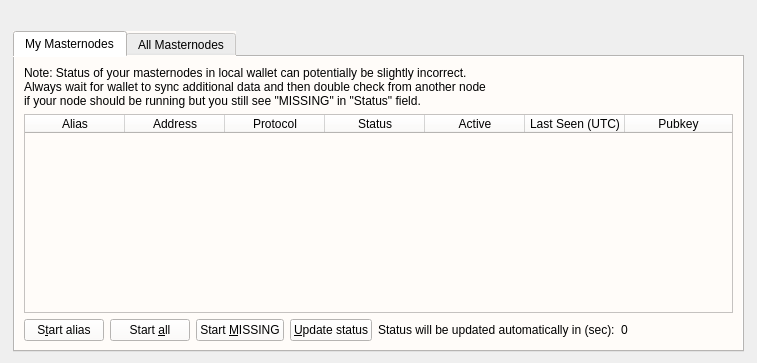
<?xml version="1.0" encoding="UTF-8"?>
<ui version="4.0">
 <class>MasternodeList</class>
 <widget class="QWidget" name="MasternodeList">
  <property name="geometry">
   <rect>
    <x>0</x>
    <y>0</y>
    <width>757</width>
    <height>363</height>
   </rect>
  </property>
  <property name="windowTitle">
   <string>Form</string>
  </property>
  <layout class="QGridLayout" name="gridLayout_3">
   <item row="0" column="1">
    <layout class="QVBoxLayout" name="verticalLayout">
     <property name="bottomMargin">
      <number>0</number>
     </property>
     <item>
      <spacer name="horizontalSpacer0">
       <property name="orientation">
        <enum>Qt::Horizontal</enum>
       </property>
       <property name="sizeHint" stdset="0">
        <size>
         <width>0</width>
         <height>20</height>
        </size>
       </property>
      </spacer>
     </item>
     <item>
      <widget class="QTabWidget" name="tabWidget">
       <property name="styleSheet">
        <string notr="true">background-color: rgb(255, 252, 249);</string>
       </property>
       <property name="currentIndex">
        <number>0</number>
       </property>
       <widget class="QWidget" name="tabMyMasternodes">
        <attribute name="title">
         <string>My Masternodes</string>
        </attribute>
        <layout class="QGridLayout" name="gridLayout_2">
         <item row="0" column="0">
          <layout class="QVBoxLayout" name="verticalLayout_2">
           <property name="bottomMargin">
            <number>0</number>
           </property>
           <item>
            <layout class="QHBoxLayout" name="horizontalLayout_note">
             <property name="bottomMargin">
              <number>0</number>
             </property>
             <item>
              <widget class="QLabel" name="updateNote">
               <property name="text">
                <string>Note: Status of your masternodes in local wallet can potentially be slightly incorrect.&lt;br /&gt;Always wait for wallet to sync additional data and then double check from another node&lt;br /&gt;if your node should be running but you still see &quot;MISSING&quot; in &quot;Status&quot; field.</string>
               </property>
              </widget>
             </item>
            </layout>
           </item>
           <item>
            <widget class="QTableWidget" name="tableWidgetMyMasternodes">
             <property name="minimumSize">
              <size>
               <width>695</width>
               <height>0</height>
              </size>
             </property>
             <property name="palette">
              <palette>
               <active>
                <colorrole role="Button">
                 <brush brushstyle="SolidPattern">
                  <color alpha="255">
                   <red>255</red>
                   <green>252</green>
                   <blue>249</blue>
                  </color>
                 </brush>
                </colorrole>
                <colorrole role="Text">
                 <brush brushstyle="SolidPattern">
                  <color alpha="255">
                   <red>51</red>
                   <green>51</green>
                   <blue>51</blue>
                  </color>
                 </brush>
                </colorrole>
                <colorrole role="Base">
                 <brush brushstyle="SolidPattern">
                  <color alpha="255">
                   <red>255</red>
                   <green>252</green>
                   <blue>249</blue>
                  </color>
                 </brush>
                </colorrole>
                <colorrole role="Window">
                 <brush brushstyle="SolidPattern">
                  <color alpha="255">
                   <red>255</red>
                   <green>252</green>
                   <blue>249</blue>
                  </color>
                 </brush>
                </colorrole>
               </active>
               <inactive>
                <colorrole role="Button">
                 <brush brushstyle="SolidPattern">
                  <color alpha="255">
                   <red>255</red>
                   <green>252</green>
                   <blue>249</blue>
                  </color>
                 </brush>
                </colorrole>
                <colorrole role="Text">
                 <brush brushstyle="SolidPattern">
                  <color alpha="255">
                   <red>51</red>
                   <green>51</green>
                   <blue>51</blue>
                  </color>
                 </brush>
                </colorrole>
                <colorrole role="Base">
                 <brush brushstyle="SolidPattern">
                  <color alpha="255">
                   <red>255</red>
                   <green>252</green>
                   <blue>249</blue>
                  </color>
                 </brush>
                </colorrole>
                <colorrole role="Window">
                 <brush brushstyle="SolidPattern">
                  <color alpha="255">
                   <red>255</red>
                   <green>252</green>
                   <blue>249</blue>
                  </color>
                 </brush>
                </colorrole>
               </inactive>
               <disabled>
                <colorrole role="Button">
                 <brush brushstyle="SolidPattern">
                  <color alpha="255">
                   <red>255</red>
                   <green>252</green>
                   <blue>249</blue>
                  </color>
                 </brush>
                </colorrole>
                <colorrole role="Text">
                 <brush brushstyle="SolidPattern">
                  <color alpha="255">
                   <red>85</red>
                   <green>85</green>
                   <blue>85</blue>
                  </color>
                 </brush>
                </colorrole>
                <colorrole role="Base">
                 <brush brushstyle="SolidPattern">
                  <color alpha="255">
                   <red>255</red>
                   <green>252</green>
                   <blue>249</blue>
                  </color>
                 </brush>
                </colorrole>
                <colorrole role="Window">
                 <brush brushstyle="SolidPattern">
                  <color alpha="255">
                   <red>255</red>
                   <green>252</green>
                   <blue>249</blue>
                  </color>
                 </brush>
                </colorrole>
               </disabled>
              </palette>
             </property>
             <property name="editTriggers">
              <set>QAbstractItemView::NoEditTriggers</set>
             </property>
             <property name="alternatingRowColors">
              <bool>true</bool>
             </property>
             <property name="selectionMode">
              <enum>QAbstractItemView::SingleSelection</enum>
             </property>
             <property name="selectionBehavior">
              <enum>QAbstractItemView::SelectRows</enum>
             </property>
             <property name="sortingEnabled">
              <bool>true</bool>
             </property>
             <attribute name="horizontalHeaderStretchLastSection">
              <bool>true</bool>
             </attribute>
             <column>
              <property name="text">
               <string>Alias</string>
              </property>
             </column>
             <column>
              <property name="text">
               <string>Address</string>
              </property>
             </column>
             <column>
              <property name="text">
               <string>Protocol</string>
              </property>
             </column>
             <column>
              <property name="text">
               <string>Status</string>
              </property>
             </column>
             <column>
              <property name="text">
               <string>Active</string>
              </property>
             </column>
             <column>
              <property name="text">
               <string>Last Seen (UTC)</string>
              </property>
             </column>
             <column>
              <property name="text">
               <string>Pubkey</string>
              </property>
             </column>
            </widget>
           </item>
           <item>
            <layout class="QHBoxLayout" name="horizontalLayout_5">
             <property name="bottomMargin">
              <number>0</number>
             </property>
             <item>
              <widget class="QPushButton" name="startButton">
               <property name="text">
                <string>S&amp;tart alias</string>
               </property>
              </widget>
             </item>
             <item>
              <widget class="QPushButton" name="startAllButton">
               <property name="text">
                <string>Start &amp;all</string>
               </property>
              </widget>
             </item>
             <item>
              <widget class="QPushButton" name="startMissingButton">
               <property name="text">
                <string>Start &amp;MISSING</string>
               </property>
              </widget>
             </item>
             <item>
              <widget class="QPushButton" name="UpdateButton">
               <property name="text">
                <string>&amp;Update status</string>
               </property>
              </widget>
             </item>
             <item>
              <widget class="QLabel" name="autoupdate_label">
               <property name="text">
                <string>Status will be updated automatically in (sec):</string>
               </property>
              </widget>
             </item>
             <item>
              <widget class="QLabel" name="secondsLabel">
               <property name="text">
                <string>0</string>
               </property>
              </widget>
             </item>
             <item>
              <spacer name="horizontalSpacer_5">
               <property name="orientation">
                <enum>Qt::Horizontal</enum>
               </property>
               <property name="sizeHint" stdset="0">
                <size>
                 <width>40</width>
                 <height>20</height>
                </size>
               </property>
              </spacer>
             </item>
            </layout>
           </item>
          </layout>
         </item>
        </layout>
       </widget>
       <widget class="QWidget" name="tabAllMasternodes">
        <attribute name="title">
         <string>All Masternodes</string>
        </attribute>
        <layout class="QGridLayout" name="gridLayout">
         <item row="1" column="0">
          <widget class="QTableWidget" name="tableWidgetMasternodes">
           <property name="palette">
            <palette>
             <active>
              <colorrole role="Button">
               <brush brushstyle="SolidPattern">
                <color alpha="255">
                 <red>255</red>
                 <green>252</green>
                 <blue>249</blue>
                </color>
               </brush>
              </colorrole>
              <colorrole role="Text">
               <brush brushstyle="SolidPattern">
                <color alpha="255">
                 <red>51</red>
                 <green>51</green>
                 <blue>51</blue>
                </color>
               </brush>
              </colorrole>
              <colorrole role="Base">
               <brush brushstyle="SolidPattern">
                <color alpha="255">
                 <red>255</red>
                 <green>252</green>
                 <blue>249</blue>
                </color>
               </brush>
              </colorrole>
              <colorrole role="Window">
               <brush brushstyle="SolidPattern">
                <color alpha="255">
                 <red>255</red>
                 <green>252</green>
                 <blue>249</blue>
                </color>
               </brush>
              </colorrole>
             </active>
             <inactive>
              <colorrole role="Button">
               <brush brushstyle="SolidPattern">
                <color alpha="255">
                 <red>255</red>
                 <green>252</green>
                 <blue>249</blue>
                </color>
               </brush>
              </colorrole>
              <colorrole role="Text">
               <brush brushstyle="SolidPattern">
                <color alpha="255">
                 <red>51</red>
                 <green>51</green>
                 <blue>51</blue>
                </color>
               </brush>
              </colorrole>
              <colorrole role="Base">
               <brush brushstyle="SolidPattern">
                <color alpha="255">
                 <red>255</red>
                 <green>252</green>
                 <blue>249</blue>
                </color>
               </brush>
              </colorrole>
              <colorrole role="Window">
               <brush brushstyle="SolidPattern">
                <color alpha="255">
                 <red>255</red>
                 <green>252</green>
                 <blue>249</blue>
                </color>
               </brush>
              </colorrole>
             </inactive>
             <disabled>
              <colorrole role="Button">
               <brush brushstyle="SolidPattern">
                <color alpha="255">
                 <red>255</red>
                 <green>252</green>
                 <blue>249</blue>
                </color>
               </brush>
              </colorrole>
              <colorrole role="Text">
               <brush brushstyle="SolidPattern">
                <color alpha="255">
                 <red>85</red>
                 <green>85</green>
                 <blue>85</blue>
                </color>
               </brush>
              </colorrole>
              <colorrole role="Base">
               <brush brushstyle="SolidPattern">
                <color alpha="255">
                 <red>255</red>
                 <green>252</green>
                 <blue>249</blue>
                </color>
               </brush>
              </colorrole>
              <colorrole role="Window">
               <brush brushstyle="SolidPattern">
                <color alpha="255">
                 <red>255</red>
                 <green>252</green>
                 <blue>249</blue>
                </color>
               </brush>
              </colorrole>
             </disabled>
            </palette>
           </property>
           <property name="editTriggers">
            <set>QAbstractItemView::NoEditTriggers</set>
           </property>
           <property name="alternatingRowColors">
            <bool>true</bool>
           </property>
           <property name="selectionBehavior">
            <enum>QAbstractItemView::SelectRows</enum>
           </property>
           <property name="sortingEnabled">
            <bool>true</bool>
           </property>
           <attribute name="horizontalHeaderStretchLastSection">
            <bool>true</bool>
           </attribute>
           <column>
            <property name="text">
             <string>Address</string>
            </property>
           </column>
           <column>
            <property name="text">
             <string>Protocol</string>
            </property>
           </column>
           <column>
            <property name="text">
             <string>Status</string>
            </property>
           </column>
           <column>
            <property name="text">
             <string>Active</string>
            </property>
           </column>
           <column>
            <property name="text">
             <string>Last Seen (UTC)</string>
            </property>
           </column>
           <column>
            <property name="text">
             <string>Pubkey</string>
            </property>
           </column>
          </widget>
         </item>
         <item row="0" column="0">
          <layout class="QHBoxLayout" name="horizontalLayout_3">
           <property name="bottomMargin">
            <number>0</number>
           </property>
           <item>
            <widget class="QLabel" name="label_filter">
             <property name="text">
              <string>Filter List:</string>
             </property>
            </widget>
           </item>
           <item>
            <widget class="QLineEdit" name="filterLineEdit">
             <property name="toolTip">
              <string>Filter masternode list</string>
             </property>
            </widget>
           </item>
           <item>
            <spacer name="horizontalSpacer_3">
             <property name="orientation">
              <enum>Qt::Horizontal</enum>
             </property>
             <property name="sizeHint" stdset="0">
              <size>
               <width>10</width>
               <height>20</height>
              </size>
             </property>
            </spacer>
           </item>
           <item>
            <widget class="QLabel" name="label_count">
             <property name="text">
              <string>Node Count:</string>
             </property>
            </widget>
           </item>
           <item>
            <widget class="QLabel" name="countLabel">
             <property name="text">
              <string>0</string>
             </property>
            </widget>
           </item>
          </layout>
         </item>
        </layout>
       </widget>
      </widget>
     </item>
    </layout>
   </item>
   <item row="0" column="0">
    <spacer name="horizontalSpacer">
     <property name="orientation">
      <enum>Qt::Horizontal</enum>
     </property>
     <property name="sizeType">
      <enum>QSizePolicy::Fixed</enum>
     </property>
     <property name="sizeHint" stdset="0">
      <size>
       <width>2</width>
       <height>10</height>
      </size>
     </property>
    </spacer>
   </item>
   <item row="0" column="2">
    <spacer name="horizontalSpacer_2">
     <property name="orientation">
      <enum>Qt::Horizontal</enum>
     </property>
     <property name="sizeType">
      <enum>QSizePolicy::Fixed</enum>
     </property>
     <property name="sizeHint" stdset="0">
      <size>
       <width>2</width>
       <height>10</height>
      </size>
     </property>
    </spacer>
   </item>
  </layout>
 </widget>
 <resources/>
 <connections/>
</ui>
